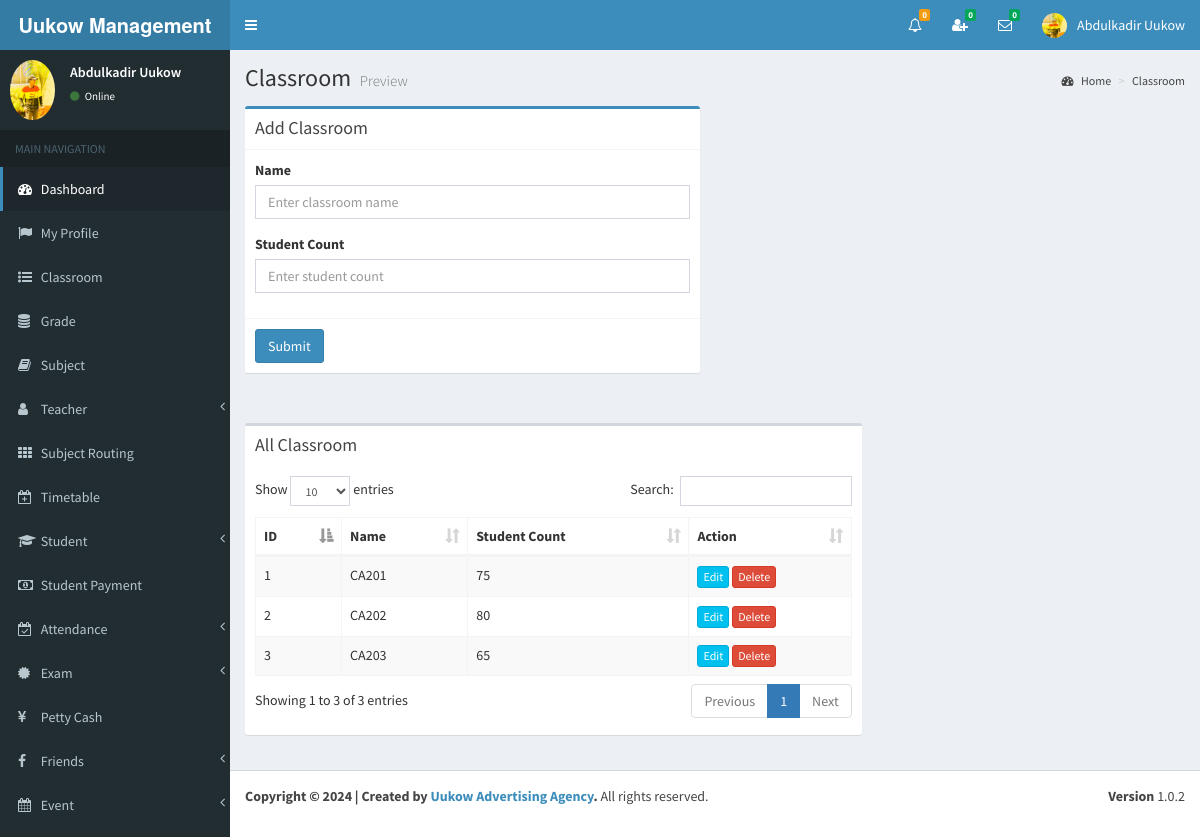
The app's page /view/class_room.php (signed in) with its own data.
### tables this page shows
CREATE TABLE `class_room` (
  `id` int(11) NOT NULL,
  `name` varchar(255) NOT NULL,
  `student_count` int(11) NOT NULL
);

### view/class_room.php (the view, shortened to what this page needs)
<?php include_once('head.php'); ?>
<?php include_once('header_admin.php'); ?>
<?php include_once('sidebar.php'); ?>
<div class="content-wrapper">
    <section class="content-header">
    	<h1>
        	Classroom
            <small>Preview</small>
        </h1>
        <ol class="breadcrumb">
            <li><a href="#"><i class="fa fa-dashboard"></i> Home</a></li>
            <li><a href="#">Classroom</a></li>
        </ol>
	</section>
    <section class="content">
    	<div class="row">
            <div class="col-md-6">
              	<div class="box box-primary">
                	<div class="box-header with-border">
                  		<h3 class="box-title">Add Classroom</h3>
                	</div>
                	<form role="form" action="../index.php" method="post">
						<div class="box-body">
                			<div class="form-group" id="divName">
                    			<label for="">Name</label>
                      			<input type="text" class="form-control" id="name" placeholder="Enter classroom name" name="name" autocomplete="off">
                    		</div>
                    		<div class="form-group" id="divStudentCount">
                      			<label for="">Student Count</label>
                      			<input type="text" class="form-control" id="student_count" placeholder="Enter student count" name="student_count"  		autocomplete="off">
                    		</div>
                		</div>
                		<div class="box-footer">
                    		<button type="submit" class="btn btn-primary" id="btnSubmit">Submit</button>
                 		</div>
                	</form>
              	</div>
            </div>
		</div>
	</section>
    <section class="content" >
    	<div class="row" id="table1">
        	<div class="col-md-8">
            	<div class="box">
                	<div class="box-header">
                  		<h3 class="box-title">All Classroom</h3>
                	</div>
                	<div class="box-body table-responsive" style="overflow-x:auto;">
                		<table id="example1" class="table table-bordered table-striped">
                    		<thead>
                        		<th>ID</th>
                            	<th>Name</th>
                            	<th>Student Count</th>
                            	<th>Action</th>
                        	</thead>
                        	<tbody>
<?php
include_once('../controller/config.php');
$sql="SELECT * FROM class_room";
$result=mysqli_query($conn,$sql);
$count = 0;
$cant_remove=0;
$cant_remove1=0;
if(mysqli_num_rows($result) > 0){
	while($row=mysqli_fetch_assoc($result)){
	$count++;
	$id=$row['id'];
?>
                        		<tr>
                            		<td><?php echo $count; ?></td>
               <td id="td1_<?php echo $row['id']; ?>"><?php echo $row['name']; ?></td>
               <td id="td2_<?php echo $row['id']; ?>"><?php echo $row['student_count']; ?></td>
                                	<td>
<?php
$sql1="SELECT * FROM timetable WHERE classroom_id='$id'";
$result1=mysqli_query($conn,$sql1);
if(mysqli_num_rows($result1) > 0){
	$cant_remove=1;
}else{
	$cant_remove=0;
}
$sql2="SELECT * FROM exam_timetable WHERE classroom_id='$id'";
$result2=mysqli_query($conn,$sql2);
if(mysqli_num_rows($result2) > 0){
	$cant_remove1=1;
}else{
	$cant_remove1=0;
}
if($cant_remove > 0 ||  $cant_remove1 > 0){
	echo '<a href="#modalUpdateform" onClick="showModal(this)" class="btn btn-info btn-xs" data-id="'.$id.'" data-toggle="modal">Edit</a>';
	echo ' <a href="#" class="confirm-delete btn btn-danger btn-xs"  data-id="'.$id.'">Delete</a>';
}else{
	echo '<a href="#modalUpdateform" onClick="showModal(this)" class="btn btn-info btn-xs" data-id="'.$id.'" data-toggle="modal">Edit</a>';
	echo ' <a href="#" class="confirm-delete btn btn-danger btn-xs"  data-id="'.$id.'">Delete</a>';
}
?>
                               		</td>
                            	</tr>
<?php } } ?>
                        	</tbody>
                    	</table>
               		</div>
              	</div>
            </div>
		</div>
	</section>
</div>
<?php include_once('footer.php');?>

### view/header_admin.php (shortened to what this page needs)
<body class="hold-transition skin-blue sidebar-mini" >
<div class="wrapper">
  <header class="main-header" >
    <a href="" class="logo">
      <span class="logo-lg"><strong>Uukow Management School </strong></span>
    </a>
    <nav class="navbar navbar-static-top">
		<a href="#" class="sidebar-toggle" data-toggle="offcanvas" role="button">
       	</a>
		<div class="navbar-custom-menu">
			<ul class="nav navbar-nav">
              <li class="dropdown notifications-menu">
                <a href="#" class="dropdown-toggle" data-toggle="dropdown">
                  <i class="fa fa-bell-o"></i>
<?php
include_once('../controller/config.php');
$my_type=$_SESSION["type"];
if($my_type == 'Admin'){
	$sql1="SELECT COUNT(id) FROM main_notifications WHERE _isread='0'";
	$result1=mysqli_query($conn,$sql1);
	$row1=mysqli_fetch_assoc($result1);
	$notfi_count=$row1['COUNT(id)'];
?>
                  <span class="label label-warning"><?php echo $notfi_count; ?></span>
                </a>
              </li>
<?php }  ?>
<?php
include_once('../controller/config.php');
$my_index=$_SESSION["index_number"];
$my_type=$_SESSION["type"];
$sql="SELECT count(id)
      FROM my_friends
      WHERE my_index='$my_index' AND _status='Pending' AND _isread='0'";
$result=mysqli_query($conn,$sql);
$row=mysqli_fetch_assoc($result);
$unread_count=$row['count(id)'];
?>
              <li class="dropdown messages-menu"  id="friend_request">
              	<a href="#" class="dropdown-toggle" data-toggle="dropdown" onClick="showFriendRequest('<?php echo $my_index; ?>','<?php echo $my_type; ?>')">
                  <i class="fa fa-user-plus"></i>
                  <span class="label label-success"><?php echo $unread_count; ?></span>
                </a>
              </li>
<?php
include_once('../controller/config.php');
$my_index=$_SESSION["index_number"];
$unread_msg_count=0;
$sql="SELECT * FROM my_friends WHERE my_index='$my_index'";
$result=mysqli_query($conn,$sql);
while($row=mysqli_fetch_assoc($result)){
	$friend_index=$row['friend_index'];
	$sql1="SELECT count(id)
		  FROM online_chat
		  WHERE user_index='$friend_index' AND _isread='0'";
	$result1=mysqli_query($conn,$sql1);
	$row1=mysqli_fetch_assoc($result1);
	$unread_msg_count+=$row1['count(id)'];
}
?>
              <li class="dropdown messages-menu" id="unread_msg">
                <a href="#" class="dropdown-toggle" data-toggle="dropdown" >
                  <i class="fa fa-envelope-o"></i>
                  <span class="label label-success"><?php echo $unread_msg_count; ?></span>
                </a>
<?php
include_once('../controller/config.php');
$index=$_SESSION["index_number"];
$type=$_SESSION["type"];
$time='';
$file_path='';
	$sql="SELECT
           DISTINCT conversation_id,friend_index
           FROM
              my_friends
           WHERE
              	my_index='$index'
           ORDER BY
              conversation_id";
	$result=mysqli_query($conn,$sql);
	while($row=mysqli_fetch_assoc($result)){
		$conversation_id=$row['conversation_id'];
		$friend_index=$row['friend_index'];
		$sql3="SELECT * FROM my_friends WHERE conversation_id='$conversation_id' and friend_index='$friend_index'";
		$result3=mysqli_query($conn,$sql3);
		$row3=mysqli_fetch_assoc($result3);
		$friend_type=$row3['friend_type'];
		if($friend_type == "Admin"){
			$sql1="SELECT * FROM admin WHERE index_number='$friend_index'";
			$result1=mysqli_query($conn,$sql1);
			$row1=mysqli_fetch_assoc($result1);
			$friend_name=$row1['i_name'];
			$friend_image=$row1['image_name'];
		}
		if($friend_type == "Teacher"){
			$sql1="SELECT * FROM teacher WHERE index_number='$friend_index'";
			$result1=mysqli_query($conn,$sql1);
			$row1=mysqli_fetch_assoc($result1);
			$friend_name=$row1['i_name'];
			$friend_image=$row1['image_name'];
		}
		if($friend_type == "Student"){
			$sql1="SELECT * FROM student WHERE index_number='$friend_index'";
			$result1=mysqli_query($conn,$sql1);
			$row1=mysqli_fetch_assoc($result1);
			$friend_name=$row1['i_name'];
			$friend_image=$row1['image_name'];
		}
		$sql2="SELECT * FROM online_chat WHERE conversation_id='$conversation_id' ORDER BY id DESC LIMIT 1";
		$result2=mysqli_query($conn,$sql2);
		while($row2=mysqli_fetch_assoc($result2)){
			$last_msg=$row2['msg'];
			$msg_time=$row2['time'];
			$datetime1 = new DateTime($msg_time);
			$datetime2 = new DateTime();
			$interval = $datetime1->diff($datetime2);
			$year = $interval->format('%y y ');
			$month = $interval->format('%m m ');
			$days = $interval->format('%a d');
			$hours = $interval->format('%h h');
			$minutes = $interval->format('%i mins');
			$seconds = $interval->format('%s sec');
			if($year>0){
				$time=$year;
			}else if($month>0){
				$time=$month;
			}else if($days>0){
				$time=$days;
			}else if($hours>0){
				$time=$hours;
			}else if($minutes>0){
				$time=$minutes;
			}else{
				$time=$seconds;
			}
			if($type=="Admin"){
				$file_path="my_friends.php?do=showChatBox&my_index=$index&conversation_id=$conversation_id&friend_index=$friend_index&my_type=$type";
			}
			if($type=="Teacher"){
				$file_path="my_friends2.php?do=showChatBox&my_index=$index&conversation_id=$conversation_id&friend_index=$friend_index&my_type=$type";
			}
			if($type=="Student"){
				$file_path="my_friends1.php?do=showChatBox&my_index=$index&conversation_id=$conversation_id&friend_index=$friend_index&my_type=$type";
			}
?>
                      <li>
                        <a href="<?php echo $file_path; ?>" onClick="msgRead('<?php echo $index; ?>','<?php echo $conversation_id; ?>','<?php echo $friend_index; ?>','<?php echo $type; ?>')">
                          <div class="pull-left">
                            <img src="../<?php echo $friend_image; ?>" class="img-circle" alt="User Image">
                          </div>
                          <h4>
                            <?php echo $friend_name; ?>
                            <small><i class="fa fa-clock-o"></i> <?php echo $time; ?></small>
                          </h4>
                          <p><?php echo $last_msg; ?></p>
                        </a>
                      </li>
 <?php } } ?>
              </li>
<?php
include_once('../controller/config.php');
if($type=="Admin"){
	$sql="SELECT * FROM admin where index_number='$index'";
	$result=mysqli_query($conn,$sql);
	$row=mysqli_fetch_assoc($result);
}
?>
            	<li class="dropdown user user-menu">
                    <a href="#" class="dropdown-toggle" data-toggle="dropdown">
                      <img src="../<?php echo $row['image_name']; ?>" class="user-image" alt="User Image">
                      <span class="hidden-xs"><?php echo $row['i_name']; ?></span>
                    </a>
              </li>
            </ul>
        </div>
	</nav>
  </header>

### view/sidebar.php (shortened to what this page needs)
  <aside class="main-sidebar">
    <section class="sidebar">
<?php
include_once('../controller/config.php');
$index=$_SESSION["index_number"];
$sql="SELECT * FROM admin WHERE index_number='$index'";
$result=mysqli_query($conn,$sql);
$row=mysqli_fetch_assoc($result);
$name=$row['i_name'];
$image=$row['image_name'];
?>
      <div class="user-panel">
      	<div class="pull-left image">
        	<img src="../<?php echo $image; ?>" class="img-circle" alt="User Image">
        </div>
        <div class="pull-left info">
        	<p><?php echo $name; ?></p>
            <a href="#"><i class="fa fa-circle text-success"></i> Online</a>
        </div>
      </div>
      <ul class="sidebar-menu">
        <li class="header">MAIN NAVIGATION</li>
        <li class="active treeview">
          <a href="dashboard.php">
            <i class="fa fa-dashboard"></i> <span>Dashboard</span>
          </a>
        </li>
         <li>
          <a href="admin_profile.php">
            <i class="fa fa-flag"></i> <span>My Profile</span>
          </a>
        </li>
        <li>
          <a href="class_room.php">
            <i class="fa fa-list-ul"></i> <span>Classroom</span>
          </a>
        </li>
        <li>
          <a href="grade.php">
            <i class="fa fa-database"></i> <span>Grade</span>
          </a>
        </li>
        <li>
          <a href="subject.php">
            <i class="fa fa-book"></i> <span>Subject</span>
          </a>
        </li>
        <li class="treeview">
          <a href="#">
            <i class="fa fa-user" aria-hidden="true"></i>
            <span>Teacher</span>
            <span class="pull-right-container">
              <i class="fa fa-angle-left pull-right"></i>
            </span>
          </a>
        </li>
        <li>
          <a href="subject_routing.php">
            <i class="fa fa-th"></i> <span>Subject Routing</span>
          </a>
        </li>
        <li>
          <a href="timetable.php">
            <i class="fa fa-calendar-plus-o"></i> <span>Timetable</span>
          </a>
        </li>
        <li class="treeview">
          <a href="#">
            <i class="fa fa-graduation-cap"></i>
            <span>Student</span>
            <span class="pull-right-container">
              <i class="fa fa-angle-left pull-right"></i>
            </span>
          </a>
        </li>
        <li>
          <a href="student_payment.php">
            <i class="fa fa-money"></i> <span>Student Payment</span>
          </a>
        </li>
         <li class="treeview">
          <a href="#">
            <i class="fa fa-calendar-check-o"></i>
            <span>Attendance</span>
            <span class="pull-right-container">
              <i class="fa fa-angle-left pull-right"></i>
            </span>
          </a>
        </li>
        <li class="treeview">
          <a href="#">
            <i class="fa fa-certificate"></i>
            <span>Exam</span>
            <span class="pull-right-container">
              <i class="fa fa-angle-left pull-right"></i>
            </span>
          </a>
        </li>
        <li>
          <a href="petty_cash.php">
            <i class="fa fa-yen"></i> <span>Petty Cash</span>
          </a>
        </li>
        <li class="treeview">
          <a href="#">
            <i class="fa fa-facebook"></i>
            <span>Friends</span>
            <span class="pull-right-container">
              <i class="fa fa-angle-left pull-right"></i>
            </span>
          </a>
        </li>
        <li class="treeview">
          <a href="#">
            <i class="fa fa-calendar"></i>
            <span>Event</span>
            <span class="pull-right-container">
              <i class="fa fa-angle-left pull-right"></i>
            </span>
          </a>
        </li>
      </ul>
    </section>
  </aside>

### view/class_room.php (style rules this page uses)
body { overflow-y:scroll; }

### records on screen
class_room: name "CA201", student_count "75"
class_room: name "CA202", student_count "80"
class_room: name "CA203", student_count "65"

### other values on screen
$notfi_count "0"
$unread_count "0"
$unread_msg_count "0"
$row['i_name'] "Abdulkadir Uukow"
$name "Abdulkadir Uukow"
